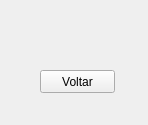
<?xml version="1.0" encoding="UTF-8"?>
<ui version="4.0">
 <class>pedroWindow</class>
 <widget class="QMainWindow" name="pedroWindow">
  <property name="geometry">
   <rect>
    <x>0</x>
    <y>0</y>
    <width>148</width>
    <height>125</height>
   </rect>
  </property>
  <property name="windowTitle">
   <string>MainWindow</string>
  </property>
  <widget class="QWidget" name="centralwidget">
   <widget class="QPushButton" name="backButton">
    <property name="geometry">
     <rect>
      <x>40</x>
      <y>70</y>
      <width>75</width>
      <height>23</height>
     </rect>
    </property>
    <property name="text">
     <string>Voltar</string>
    </property>
   </widget>
  </widget>
 </widget>
 <resources/>
 <connections/>
</ui>
